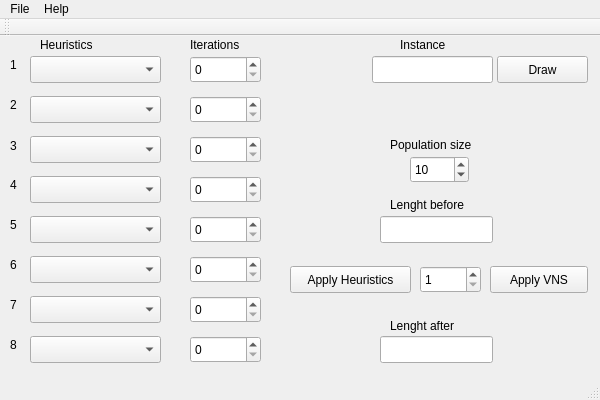
<?xml version="1.0" encoding="UTF-8"?>
<ui version="4.0">
 <class>MainWindow</class>
 <widget class="QMainWindow" name="MainWindow">
  <property name="geometry">
   <rect>
    <x>0</x>
    <y>0</y>
    <width>600</width>
    <height>400</height>
   </rect>
  </property>
  <property name="sizePolicy">
   <sizepolicy hsizetype="Ignored" vsizetype="Ignored">
    <horstretch>0</horstretch>
    <verstretch>0</verstretch>
   </sizepolicy>
  </property>
  <property name="minimumSize">
   <size>
    <width>600</width>
    <height>400</height>
   </size>
  </property>
  <property name="maximumSize">
   <size>
    <width>600</width>
    <height>400</height>
   </size>
  </property>
  <property name="windowTitle">
   <string>VNS Prober</string>
  </property>
  <widget class="QWidget" name="centralWidget">
   <widget class="QPushButton" name="pushButton">
    <property name="geometry">
     <rect>
      <x>290</x>
      <y>230</y>
      <width>121</width>
      <height>27</height>
     </rect>
    </property>
    <property name="text">
     <string>Apply Heuristics</string>
    </property>
   </widget>
   <widget class="QComboBox" name="comboBox">
    <property name="geometry">
     <rect>
      <x>30</x>
      <y>20</y>
      <width>131</width>
      <height>27</height>
     </rect>
    </property>
   </widget>
   <widget class="QComboBox" name="comboBox_2">
    <property name="geometry">
     <rect>
      <x>30</x>
      <y>60</y>
      <width>131</width>
      <height>27</height>
     </rect>
    </property>
   </widget>
   <widget class="QComboBox" name="comboBox_3">
    <property name="geometry">
     <rect>
      <x>30</x>
      <y>100</y>
      <width>131</width>
      <height>27</height>
     </rect>
    </property>
   </widget>
   <widget class="QComboBox" name="comboBox_4">
    <property name="geometry">
     <rect>
      <x>30</x>
      <y>140</y>
      <width>131</width>
      <height>27</height>
     </rect>
    </property>
   </widget>
   <widget class="QComboBox" name="comboBox_5">
    <property name="geometry">
     <rect>
      <x>30</x>
      <y>180</y>
      <width>131</width>
      <height>27</height>
     </rect>
    </property>
   </widget>
   <widget class="QComboBox" name="comboBox_6">
    <property name="geometry">
     <rect>
      <x>30</x>
      <y>220</y>
      <width>131</width>
      <height>27</height>
     </rect>
    </property>
   </widget>
   <widget class="QComboBox" name="comboBox_7">
    <property name="geometry">
     <rect>
      <x>30</x>
      <y>260</y>
      <width>131</width>
      <height>27</height>
     </rect>
    </property>
   </widget>
   <widget class="QComboBox" name="comboBox_8">
    <property name="geometry">
     <rect>
      <x>30</x>
      <y>300</y>
      <width>131</width>
      <height>27</height>
     </rect>
    </property>
    <property name="currentIndex">
     <number>-1</number>
    </property>
   </widget>
   <widget class="QSpinBox" name="spinBox">
    <property name="geometry">
     <rect>
      <x>190</x>
      <y>20</y>
      <width>71</width>
      <height>27</height>
     </rect>
    </property>
    <property name="maximum">
     <number>9999</number>
    </property>
    <property name="value">
     <number>0</number>
    </property>
   </widget>
   <widget class="QSpinBox" name="spinBox_2">
    <property name="geometry">
     <rect>
      <x>190</x>
      <y>60</y>
      <width>71</width>
      <height>27</height>
     </rect>
    </property>
    <property name="maximum">
     <number>9999</number>
    </property>
   </widget>
   <widget class="QSpinBox" name="spinBox_3">
    <property name="geometry">
     <rect>
      <x>190</x>
      <y>100</y>
      <width>71</width>
      <height>27</height>
     </rect>
    </property>
    <property name="maximum">
     <number>9999</number>
    </property>
   </widget>
   <widget class="QSpinBox" name="spinBox_4">
    <property name="geometry">
     <rect>
      <x>190</x>
      <y>140</y>
      <width>71</width>
      <height>27</height>
     </rect>
    </property>
    <property name="maximum">
     <number>9999</number>
    </property>
   </widget>
   <widget class="QSpinBox" name="spinBox_5">
    <property name="geometry">
     <rect>
      <x>190</x>
      <y>180</y>
      <width>71</width>
      <height>27</height>
     </rect>
    </property>
    <property name="maximum">
     <number>9999</number>
    </property>
   </widget>
   <widget class="QSpinBox" name="spinBox_6">
    <property name="geometry">
     <rect>
      <x>190</x>
      <y>220</y>
      <width>71</width>
      <height>27</height>
     </rect>
    </property>
    <property name="maximum">
     <number>9999</number>
    </property>
   </widget>
   <widget class="QSpinBox" name="spinBox_7">
    <property name="geometry">
     <rect>
      <x>190</x>
      <y>260</y>
      <width>71</width>
      <height>27</height>
     </rect>
    </property>
    <property name="maximum">
     <number>9999</number>
    </property>
   </widget>
   <widget class="QSpinBox" name="spinBox_8">
    <property name="geometry">
     <rect>
      <x>190</x>
      <y>300</y>
      <width>71</width>
      <height>27</height>
     </rect>
    </property>
    <property name="maximum">
     <number>9999</number>
    </property>
   </widget>
   <widget class="QLineEdit" name="lE_Before">
    <property name="geometry">
     <rect>
      <x>380</x>
      <y>180</y>
      <width>113</width>
      <height>27</height>
     </rect>
    </property>
    <property name="readOnly">
     <bool>true</bool>
    </property>
   </widget>
   <widget class="QLabel" name="label">
    <property name="geometry">
     <rect>
      <x>40</x>
      <y>0</y>
      <width>67</width>
      <height>17</height>
     </rect>
    </property>
    <property name="text">
     <string>Heuristics</string>
    </property>
   </widget>
   <widget class="QLabel" name="label_2">
    <property name="geometry">
     <rect>
      <x>190</x>
      <y>0</y>
      <width>67</width>
      <height>17</height>
     </rect>
    </property>
    <property name="text">
     <string>Iterations</string>
    </property>
   </widget>
   <widget class="QLabel" name="label_3">
    <property name="geometry">
     <rect>
      <x>10</x>
      <y>20</y>
      <width>21</width>
      <height>17</height>
     </rect>
    </property>
    <property name="text">
     <string>1</string>
    </property>
   </widget>
   <widget class="QLabel" name="label_4">
    <property name="geometry">
     <rect>
      <x>10</x>
      <y>60</y>
      <width>21</width>
      <height>17</height>
     </rect>
    </property>
    <property name="text">
     <string>2</string>
    </property>
   </widget>
   <widget class="QLabel" name="label_5">
    <property name="geometry">
     <rect>
      <x>10</x>
      <y>100</y>
      <width>16</width>
      <height>20</height>
     </rect>
    </property>
    <property name="text">
     <string>3</string>
    </property>
   </widget>
   <widget class="QLabel" name="label_6">
    <property name="geometry">
     <rect>
      <x>10</x>
      <y>140</y>
      <width>21</width>
      <height>17</height>
     </rect>
    </property>
    <property name="text">
     <string>4</string>
    </property>
   </widget>
   <widget class="QLabel" name="label_7">
    <property name="geometry">
     <rect>
      <x>10</x>
      <y>180</y>
      <width>16</width>
      <height>17</height>
     </rect>
    </property>
    <property name="text">
     <string>5</string>
    </property>
   </widget>
   <widget class="QLabel" name="label_8">
    <property name="geometry">
     <rect>
      <x>10</x>
      <y>220</y>
      <width>21</width>
      <height>17</height>
     </rect>
    </property>
    <property name="text">
     <string>6</string>
    </property>
   </widget>
   <widget class="QLabel" name="label_9">
    <property name="geometry">
     <rect>
      <x>10</x>
      <y>260</y>
      <width>21</width>
      <height>17</height>
     </rect>
    </property>
    <property name="text">
     <string>7</string>
    </property>
   </widget>
   <widget class="QLabel" name="label_10">
    <property name="geometry">
     <rect>
      <x>10</x>
      <y>300</y>
      <width>16</width>
      <height>17</height>
     </rect>
    </property>
    <property name="text">
     <string>8</string>
    </property>
   </widget>
   <widget class="QLineEdit" name="lE_After">
    <property name="geometry">
     <rect>
      <x>380</x>
      <y>300</y>
      <width>113</width>
      <height>27</height>
     </rect>
    </property>
    <property name="readOnly">
     <bool>true</bool>
    </property>
   </widget>
   <widget class="QLabel" name="label_11">
    <property name="geometry">
     <rect>
      <x>390</x>
      <y>160</y>
      <width>101</width>
      <height>17</height>
     </rect>
    </property>
    <property name="text">
     <string>Lenght before</string>
    </property>
   </widget>
   <widget class="QLabel" name="label_12">
    <property name="geometry">
     <rect>
      <x>390</x>
      <y>280</y>
      <width>91</width>
      <height>20</height>
     </rect>
    </property>
    <property name="text">
     <string>Lenght after</string>
    </property>
   </widget>
   <widget class="QPushButton" name="pB_Draw">
    <property name="geometry">
     <rect>
      <x>497</x>
      <y>20</y>
      <width>91</width>
      <height>27</height>
     </rect>
    </property>
    <property name="text">
     <string>Draw</string>
    </property>
   </widget>
   <widget class="QSpinBox" name="sB_Total">
    <property name="geometry">
     <rect>
      <x>420</x>
      <y>230</y>
      <width>61</width>
      <height>27</height>
     </rect>
    </property>
    <property name="minimum">
     <number>1</number>
    </property>
    <property name="value">
     <number>1</number>
    </property>
   </widget>
   <widget class="QPushButton" name="pB_VNS">
    <property name="geometry">
     <rect>
      <x>490</x>
      <y>230</y>
      <width>98</width>
      <height>27</height>
     </rect>
    </property>
    <property name="text">
     <string>Apply VNS</string>
    </property>
   </widget>
   <widget class="QSpinBox" name="sB_PopSize">
    <property name="geometry">
     <rect>
      <x>410</x>
      <y>120</y>
      <width>59</width>
      <height>27</height>
     </rect>
    </property>
    <property name="minimum">
     <number>1</number>
    </property>
    <property name="value">
     <number>10</number>
    </property>
   </widget>
   <widget class="QLabel" name="label_14">
    <property name="geometry">
     <rect>
      <x>390</x>
      <y>100</y>
      <width>111</width>
      <height>17</height>
     </rect>
    </property>
    <property name="text">
     <string>Population size</string>
    </property>
   </widget>
   <widget class="QLineEdit" name="lE_Instance">
    <property name="geometry">
     <rect>
      <x>372</x>
      <y>20</y>
      <width>121</width>
      <height>27</height>
     </rect>
    </property>
    <property name="readOnly">
     <bool>true</bool>
    </property>
   </widget>
   <widget class="QLabel" name="label_15">
    <property name="geometry">
     <rect>
      <x>400</x>
      <y>0</y>
      <width>67</width>
      <height>17</height>
     </rect>
    </property>
    <property name="text">
     <string>Instance</string>
    </property>
   </widget>
  </widget>
  <widget class="QMenuBar" name="menuBar">
   <property name="geometry">
    <rect>
     <x>0</x>
     <y>0</y>
     <width>600</width>
     <height>25</height>
    </rect>
   </property>
   <widget class="QMenu" name="menuArchivo">
    <property name="title">
     <string>File</string>
    </property>
    <addaction name="actionAbrir"/>
    <addaction name="actionSave_Tour"/>
    <addaction name="actionExit"/>
   </widget>
   <widget class="QMenu" name="menuAyuda">
    <property name="title">
     <string>Help</string>
    </property>
    <addaction name="actionAcerca_de"/>
   </widget>
   <addaction name="menuArchivo"/>
   <addaction name="menuAyuda"/>
  </widget>
  <widget class="QToolBar" name="mainToolBar">
   <attribute name="toolBarArea">
    <enum>TopToolBarArea</enum>
   </attribute>
   <attribute name="toolBarBreak">
    <bool>false</bool>
   </attribute>
  </widget>
  <widget class="QStatusBar" name="statusBar"/>
  <action name="actionAbrir">
   <property name="text">
    <string>Open...</string>
   </property>
   <property name="iconVisibleInMenu">
    <bool>false</bool>
   </property>
  </action>
  <action name="actionSave_Tour">
   <property name="text">
    <string>Save Tour</string>
   </property>
  </action>
  <action name="actionExit">
   <property name="text">
    <string>Exit</string>
   </property>
  </action>
  <action name="actionAcerca_de">
   <property name="text">
    <string>About...</string>
   </property>
  </action>
 </widget>
 <layoutdefault spacing="6" margin="11"/>
 <resources/>
 <connections>
  <connection>
   <sender>actionAbrir</sender>
   <signal>triggered()</signal>
   <receiver>MainWindow</receiver>
   <slot>update()</slot>
   <hints>
    <hint type="sourcelabel">
     <x>-1</x>
     <y>-1</y>
    </hint>
    <hint type="destinationlabel">
     <x>299</x>
     <y>199</y>
    </hint>
   </hints>
  </connection>
 </connections>
</ui>
